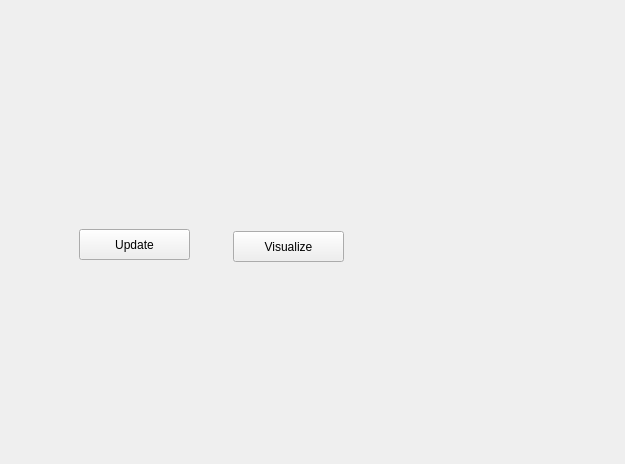
<?xml version="1.0" encoding="UTF-8"?>
<ui version="4.0">
 <class>MainWindow</class>
 <widget class="QMainWindow" name="MainWindow">
  <property name="geometry">
   <rect>
    <x>0</x>
    <y>0</y>
    <width>625</width>
    <height>464</height>
   </rect>
  </property>
  <property name="windowTitle">
   <string>MainWindow</string>
  </property>
  <widget class="QWidget" name="centralwidget">
   <layout class="QVBoxLayout" name="verticalLayout">
    <item>
     <widget class="QStackedWidget" name="stackedWidget">
      <widget class="QWidget" name="first_page">
       <widget class="QPushButton" name="update_data_btn">
        <property name="geometry">
         <rect>
          <x>70</x>
          <y>220</y>
          <width>111</width>
          <height>31</height>
         </rect>
        </property>
        <property name="text">
         <string>Update</string>
        </property>
       </widget>
       <widget class="QPushButton" name="visualize_data_btn">
        <property name="geometry">
         <rect>
          <x>224</x>
          <y>222</y>
          <width>111</width>
          <height>31</height>
         </rect>
        </property>
        <property name="text">
         <string>Visualize</string>
        </property>
       </widget>
      </widget>
      <widget class="QWidget" name="second_page">
       <widget class="QPushButton" name="pushButton">
        <property name="geometry">
         <rect>
          <x>20</x>
          <y>400</y>
          <width>101</width>
          <height>31</height>
         </rect>
        </property>
        <property name="text">
         <string>Descending</string>
        </property>
       </widget>
       <widget class="QListWidget" name="listWidget">
        <property name="geometry">
         <rect>
          <x>-10</x>
          <y>30</y>
          <width>621</width>
          <height>351</height>
         </rect>
        </property>
       </widget>
       <widget class="QLabel" name="label">
        <property name="geometry">
         <rect>
          <x>10</x>
          <y>10</y>
          <width>47</width>
          <height>13</height>
         </rect>
        </property>
        <property name="text">
         <string>State</string>
        </property>
       </widget>
       <widget class="QLabel" name="label_2">
        <property name="geometry">
         <rect>
          <x>130</x>
          <y>10</y>
          <width>47</width>
          <height>13</height>
         </rect>
        </property>
        <property name="text">
         <string>Students</string>
        </property>
       </widget>
       <widget class="QLabel" name="label_3">
        <property name="geometry">
         <rect>
          <x>270</x>
          <y>10</y>
          <width>47</width>
          <height>13</height>
         </rect>
        </property>
        <property name="text">
         <string>Jobs</string>
        </property>
       </widget>
       <widget class="QLabel" name="label_4">
        <property name="geometry">
         <rect>
          <x>450</x>
          <y>10</y>
          <width>81</width>
          <height>16</height>
         </rect>
        </property>
        <property name="text">
         <string>Jobs / Students</string>
        </property>
       </widget>
      </widget>
      <widget class="QWidget" name="third_page"/>
     </widget>
    </item>
   </layout>
  </widget>
 </widget>
 <resources/>
 <connections/>
</ui>
